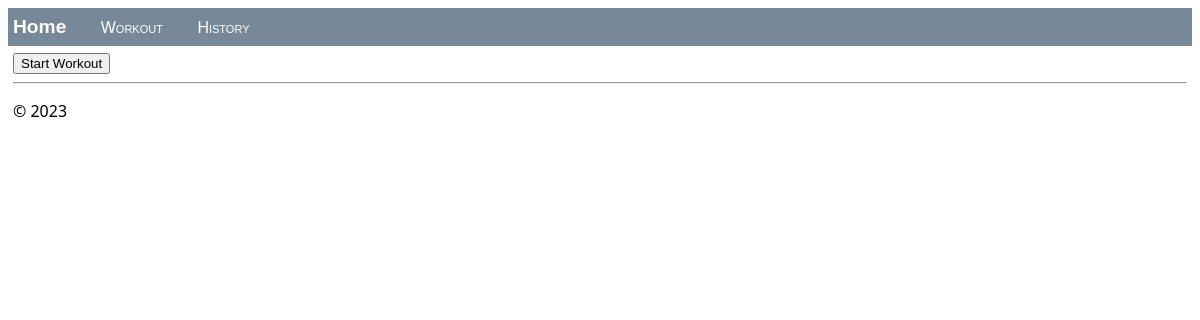
The app's page /workout, older data.
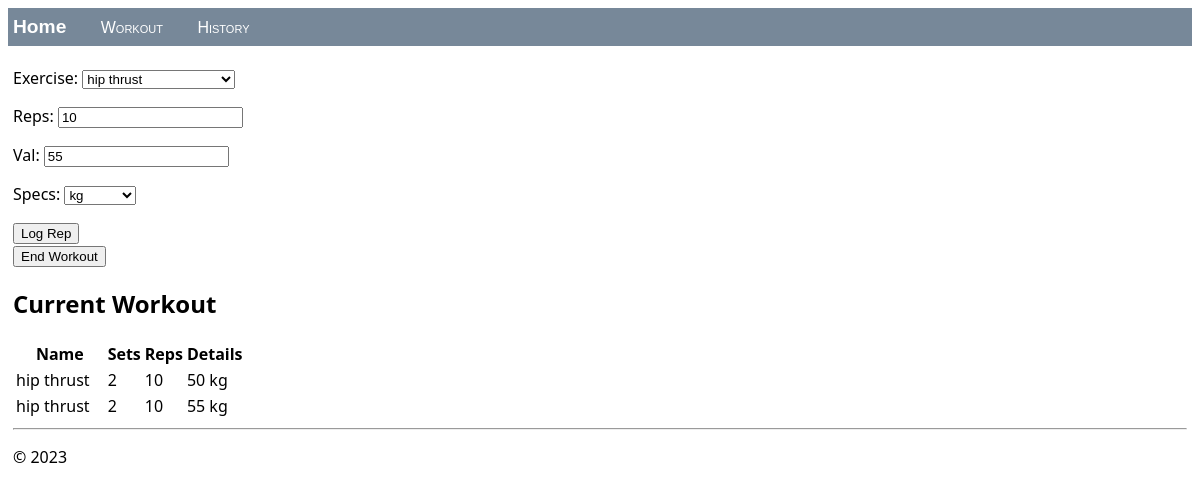
The same page, newer data.
### hello/models.py (models this page shows, shortened)
class Exercise(models.Model):
    workout_id = models.CharField(unique=False, max_length=100, default=datetime.datetime.now().strftime("%m/%d/%Y, %H:%M:%S"))
    exercise = models.CharField(max_length=30, choices=EXERCISE_CATEGORIES)
    sets = models.IntegerField(default='1')
    reps = models.IntegerField(default='10')
    val = models.IntegerField(default='0')
    UNIT_OPTIONS = [('kg', 'kg'),('lb','lb'),('s','seconds'),('min', 'minutes')]
    specs = models.CharField(max_length=3, choices=UNIT_OPTIONS, default=('kg', 'kg'))
    details = models.CharField(max_length=10, default='')

### hello/views.py (the view)
# urls.py: path("workout", views.dynamic, name="workout"),
def dynamic(request):
    context = {}
    workout = Workout.objects.filter(status=False).last()
    if (request.method == "GET" or "POST"):
        if Workout.objects.filter(status=False).last() == None:
            context['workout_form'] = WorkoutForm()
        else:
            context['exercise_list'] = Exercise.objects.filter(workout_id=workout.id)
            if Exercise.objects.filter(workout_id=workout.id):
                context['exercise_form'] = ExerciseForm(instance=Exercise.objects.filter(workout_id=workout.id).last())
            else: context['exercise_form'] = ExerciseForm()
    if (request.method == "POST"):
        print(f'request.POST:{request.POST}')
        if request.POST.get('workout'):
            context['workout_form'] = None
            Workout.objects.create().save()
            return redirect('workout')
        elif request.POST.getlist('log'):
            print('test')
            exercise_form = ExerciseForm(request.POST)
            if exercise_form.is_valid():
                exercise = exercise_form.save(commit=False)
                exercise.workout_id = workout.id
                exercise.details = str(exercise.val)+' '+exercise.specs
                print(f'exercise:{exercise}')
                existing = Exercise.objects.filter(workout_id=workout.id,exercise=exercise.exercise, details=exercise.details).last()
                print(f'existing:{existing}')
                if existing:
                    print('existing.sets:',existing.sets)
                    existing.sets += 1
                    existing.save()
                else:
                    exercise = exercise_form.save(commit=False)
                    exercise.workout_id = workout.id
                    exercise.details = str(exercise.val)+' '+exercise.specs
                    exercise.save()
            context['exercise_form'] = exercise_form
        elif request.POST.getlist('end'):
            Workout.objects.filter(status=False).last().endWorkout().save()
            return redirect('home')
    else: print('lol F')
    return render(request, "hello/logExercise.html", context)

### hello/forms.py
class ExerciseForm(forms.ModelForm):
    class Meta:
        model = Exercise
        fields = ("exercise","reps","val","specs",)   # NOTE: the trailing comma is required

### hello/templates/hello/logExercise.html (shortened to what this page needs)
{% extends "hello/layout.html" %}
{% load crispy_forms_tags %}
{% block content %}
{% if workout_form %}
<form method="POST" class="workout_form" enctype= multipart/form-data>
<button type="submit" class="save btn btn-default" name="workout" value="workout">Start Workout</button>
</form>
{% endif %}
{% if exercise_form %}
<form method="POST" class="log-form" enctype= multipart/form-data>
    {{ exercise_form.as_p }}
    <button type="submit" class="save btn btn-default" name="log">Log Rep</button>
</form>
<form method="POST" class="log-form" enctype= multipart/form-data>
    <button type="submit" class="save btn btn-default" name="end">End Workout</button>
</form>
{% endif %}
{% if exercise_form %}
<h2>Current Workout</h2>
<table class="exercise_form">
    <thead>
    <tr>
        <th>Name</th>
        <th>Sets</th>
        <th>Reps</th>
        <th>Details</th>
    </tr>
    </thead>
    <tbody>
    {% for exercise in exercise_list %}
        <tr>
            <td>{{ exercise.get_exercise_display }}</td>
            <td>{{ exercise.sets }}</td>
            <td>{{ exercise.reps }}</td>
            <td>{{ exercise.details }}</td>
        </tr>
    {% endfor %}
    </tbody>
</table>
{% endif %}
{% endblock %}

Row changes from the older to the newer data that the page shows:
now on this page (row edited): Exercise: exercise "hip thrust", reps "10", val "55", specs "kg", sets "2", details "55 kg"
now on this page (row edited): Exercise: exercise "hip thrust", sets "2", reps "10", details "50 kg"
Text that changed along with them:
text no longer shown: "Start Workout"
text now shown: "Exercise: Reps: Val: Specs: Log Rep End Workout Current Workout Name Sets Reps Details"
